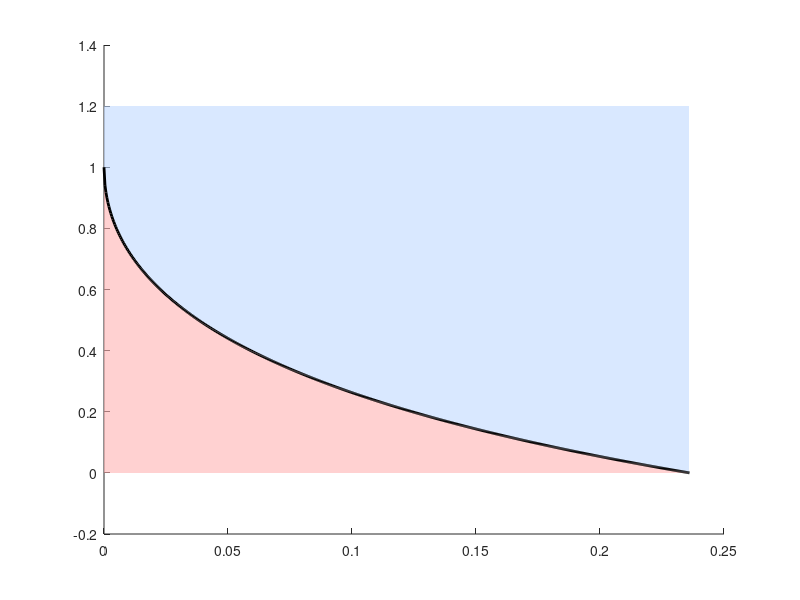

Source code (MATLAB): (Note: this script raises an error after producing the figure.)
%This is the plot I used to define where the Bifurcation line lies for a=1
%and the stability of systems with varying b and d in such a system. Note I
%moved the legend before including it in my work. 
clear; clc;
dm = sqrt(1^2 + 4*1) - (1 + 1);

d = linspace(0, dm, 600);

root = sqrt((1 - 1 - d).^2 + 4*d);
bcrit = ((1 - root) .* ...
        (1 + 1 + d - root)) ./ (2*1);

bmax = 1.2;

figure; hold on;
fill([d fliplr(d)], ...
     [bcrit bmax*ones(size(bcrit))], ...
     [0.75 0.85 1], ...
     'EdgeColor','none','FaceAlpha',0.6);
fill([d fliplr(d)], ...
     [zeros(size(bcrit)) fliplr(bcrit)], ...
     [1 0.7 0.7], ...
     'EdgeColor','none','FaceAlpha',0.6);
plot(d, bcrit, 'k', 'LineWidth', 2);
xline(0.2, '--k', 'LineWidth', 1.5);

plot(0.2, 0.03, 'ko', 'MarkerFaceColor','k', 'MarkerSize',8);

plot(0.2, 1, 'ko', 'MarkerFaceColor','k', 'MarkerSize',8);

xlabel('d','FontSize',14)
ylabel('b','FontSize',14)
title(['Stability Regions (a = 1)'],'FontSize',15)

xlim([0 dm])
ylim([0 bmax])

set(gca,'FontSize',13,'LineWidth',1.2)
box on

legend('Stable Region','Unstable Region','Bifurcation Curve', ...
       'Location','northeast')

hold off;
